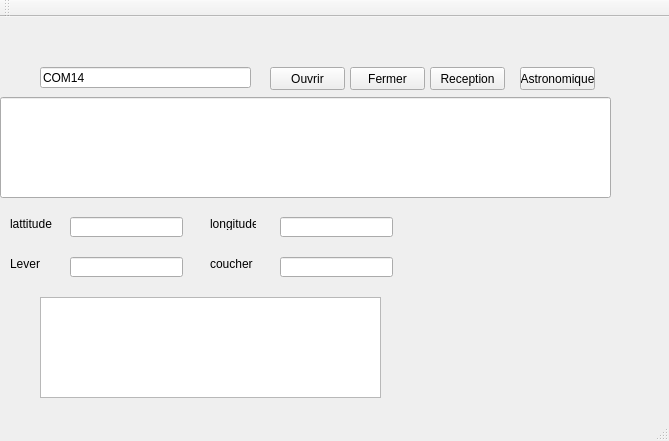
<?xml version="1.0" encoding="UTF-8"?>
<ui version="4.0">
 <class>MainWindow</class>
 <widget class="QMainWindow" name="MainWindow">
  <property name="geometry">
   <rect>
    <x>0</x>
    <y>0</y>
    <width>669</width>
    <height>441</height>
   </rect>
  </property>
  <property name="windowTitle">
   <string>MainWindow</string>
  </property>
  <widget class="QWidget" name="centralWidget">
   <widget class="QLineEdit" name="lineEdit">
    <property name="geometry">
     <rect>
      <x>0</x>
      <y>80</y>
      <width>611</width>
      <height>101</height>
     </rect>
    </property>
   </widget>
   <widget class="QPushButton" name="pushButton">
    <property name="geometry">
     <rect>
      <x>270</x>
      <y>50</y>
      <width>75</width>
      <height>23</height>
     </rect>
    </property>
    <property name="text">
     <string>Ouvrir</string>
    </property>
   </widget>
   <widget class="QPushButton" name="pushButton_2">
    <property name="geometry">
     <rect>
      <x>350</x>
      <y>50</y>
      <width>75</width>
      <height>23</height>
     </rect>
    </property>
    <property name="text">
     <string>Fermer</string>
    </property>
   </widget>
   <widget class="QLineEdit" name="lineEdit_2">
    <property name="geometry">
     <rect>
      <x>40</x>
      <y>50</y>
      <width>211</width>
      <height>21</height>
     </rect>
    </property>
    <property name="text">
     <string>COM14</string>
    </property>
   </widget>
   <widget class="QPushButton" name="pushButton_3">
    <property name="geometry">
     <rect>
      <x>430</x>
      <y>50</y>
      <width>75</width>
      <height>23</height>
     </rect>
    </property>
    <property name="text">
     <string>Reception</string>
    </property>
   </widget>
   <widget class="QLineEdit" name="lineEdit_3">
    <property name="geometry">
     <rect>
      <x>70</x>
      <y>200</y>
      <width>113</width>
      <height>20</height>
     </rect>
    </property>
   </widget>
   <widget class="QLineEdit" name="lineEdit_4">
    <property name="geometry">
     <rect>
      <x>280</x>
      <y>200</y>
      <width>113</width>
      <height>20</height>
     </rect>
    </property>
   </widget>
   <widget class="QLabel" name="label">
    <property name="geometry">
     <rect>
      <x>10</x>
      <y>200</y>
      <width>46</width>
      <height>13</height>
     </rect>
    </property>
    <property name="text">
     <string>lattitude</string>
    </property>
   </widget>
   <widget class="QLabel" name="label_2">
    <property name="geometry">
     <rect>
      <x>210</x>
      <y>200</y>
      <width>46</width>
      <height>13</height>
     </rect>
    </property>
    <property name="text">
     <string>longitude</string>
    </property>
   </widget>
   <widget class="QPushButton" name="pushButton_4">
    <property name="geometry">
     <rect>
      <x>520</x>
      <y>50</y>
      <width>75</width>
      <height>23</height>
     </rect>
    </property>
    <property name="text">
     <string>Astronomique</string>
    </property>
   </widget>
   <widget class="QLineEdit" name="lineEdit_5">
    <property name="geometry">
     <rect>
      <x>70</x>
      <y>240</y>
      <width>113</width>
      <height>20</height>
     </rect>
    </property>
   </widget>
   <widget class="QLineEdit" name="lineEdit_6">
    <property name="geometry">
     <rect>
      <x>280</x>
      <y>240</y>
      <width>113</width>
      <height>20</height>
     </rect>
    </property>
   </widget>
   <widget class="QLabel" name="label_3">
    <property name="geometry">
     <rect>
      <x>10</x>
      <y>240</y>
      <width>46</width>
      <height>13</height>
     </rect>
    </property>
    <property name="text">
     <string>Lever</string>
    </property>
   </widget>
   <widget class="QLabel" name="label_4">
    <property name="geometry">
     <rect>
      <x>210</x>
      <y>240</y>
      <width>46</width>
      <height>13</height>
     </rect>
    </property>
    <property name="text">
     <string>coucher</string>
    </property>
   </widget>
   <widget class="QTextEdit" name="textEdit">
    <property name="geometry">
     <rect>
      <x>40</x>
      <y>280</y>
      <width>341</width>
      <height>101</height>
     </rect>
    </property>
   </widget>
  </widget>
  <widget class="QMenuBar" name="menuBar">
   <property name="geometry">
    <rect>
     <x>0</x>
     <y>0</y>
     <width>669</width>
     <height>21</height>
    </rect>
   </property>
  </widget>
  <widget class="QToolBar" name="mainToolBar">
   <attribute name="toolBarArea">
    <enum>TopToolBarArea</enum>
   </attribute>
   <attribute name="toolBarBreak">
    <bool>false</bool>
   </attribute>
  </widget>
  <widget class="QStatusBar" name="statusBar"/>
 </widget>
 <layoutdefault spacing="6" margin="11"/>
 <resources/>
 <connections/>
</ui>
